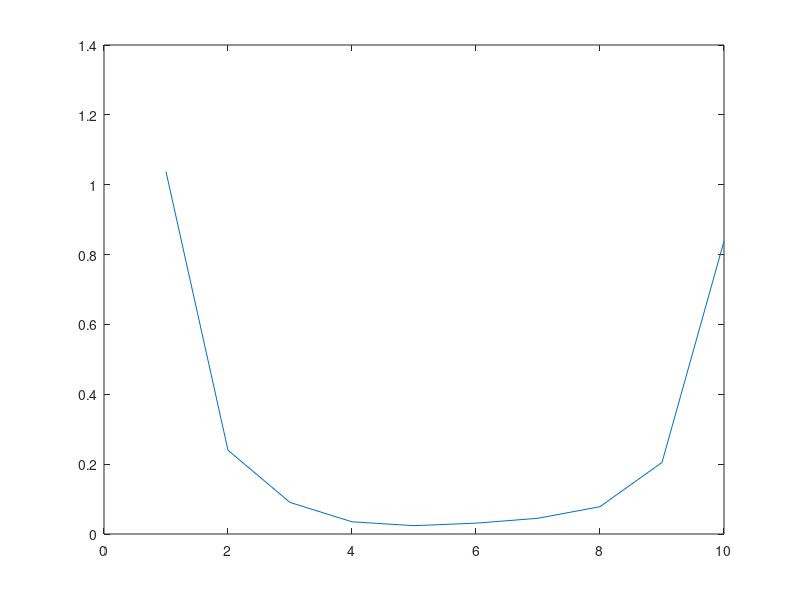

MATLAB code to generate this figure:
% Solution TP noté

% helpers
L = 100; % dure d ' observation du signal d ' entree ( secondes )
fe = 1; % frequence d ' echantillonage ( Hz )
Te = 1/ fe ; % periode d ' echantillonage ( secondes )
Nx = L / Te ; % nombre d ' echantillons du signal x
nx = 0: Nx -1; % indice temporel ( entier )
tx = nx * Te ; % base de temps ( secondes )

%% 1a. Simulation du signal d'entrée
% -----------------------------------

x1 = 2 * tx(tx <= L/2) / L;
x2 = 2 * (-tx(tx > L/2) + L) / L;
x  = [x1,x2]';

stem(tx,x,'.','linewidth',2,'markersize',25);
set(gca,'fontsize',20);
axis tight


%% 1b. Simulation du filtre
% -------------------------

m = 15; % Gaussian mean
s = 4; % Gaussian std

Th = 1;

Nh = 30;
th = (0:Nh-1) * Th;

h = 1/s/sqrt(2*pi) * exp( -(th-m).^2 /2/s^2 )';

clf, stem(th,h,'.','linewidth',2,'markersize',25);
set(gca,'fontsize',20);
axis tight

%% 1c. Simulation du problème direct: première approche
% -----------------------------------------------------

ynb = conv(x,h);

clf, plot(ynb,'linewidth',2,'markersize',25);
set(gca,'fontsize',20);
axis tight

y = round(ynb*2^10)/2^10;
clf, plot(ynb,'linewidth',2);
axis tight

% le bruit de quenatification s'obtient par soustraction
b = ynb - y;
%plot(b,'linewidth',2);
axis tight

%% 1d. Simulation du problème direct par approche matricielle
% -----------------------------------------------------------

Ny = Nx + Nh - 1;

hr = zeros(Nx,1); hr(1) = h(1);
hc = zeros(Ny,1); hc(1:Nh) = h;

H = toeplitz(hc,hr);

ynb2 = H*x;

% bruit de quantification
y = round(ynb*2^10)/2^10;
b = ynb - y;
clf, plot(y,'linewidth',2);
axis tight

%% 2a. Deconvolution naive et constat de l'instabilite
% ----------------------------------------------------

xrec = deconv(ynb,h);

clf, plot(xrec);
hold on, plot(x);

%% 2b. Deconvolution par moindres carres
% --------------------------------------

xrec = pinv(H)*y;

clf, plot(xrec);
hold on, plot(x);

err = norm(x-xrec,'fro')/norm(x,'fro');

S = svd(H);
cond = max(S)/min(S);

%% 2c. Deconvolution par regularisation lineaire quadratique
% ----------------------------------------------------------

dcol1 = zeros(1,Nx);
dcol1(1:2) = dcol1(1:2) + [1 -1];
dlig1 = zeros(1,Nx);
dlig1(1,1) = dcol1(1,1);
D1 = toeplitz(dcol1,dlig1);


lambda = 10^(-2);
xrec = inv(H'*H + lambda*D1'*D1)*H'*y;

clf, plot(xrec);
hold on, plot(x);

i = 0;
err = zeros(10,1);
for lambda = 10.^(linspace(-7,2,10))
    i = i+1;
    xrec = inv(H'*H + lambda*D1'*D1)*H'*y;
    err(i) = norm(xrec-x,'fro');
end

clf, plot(err)
